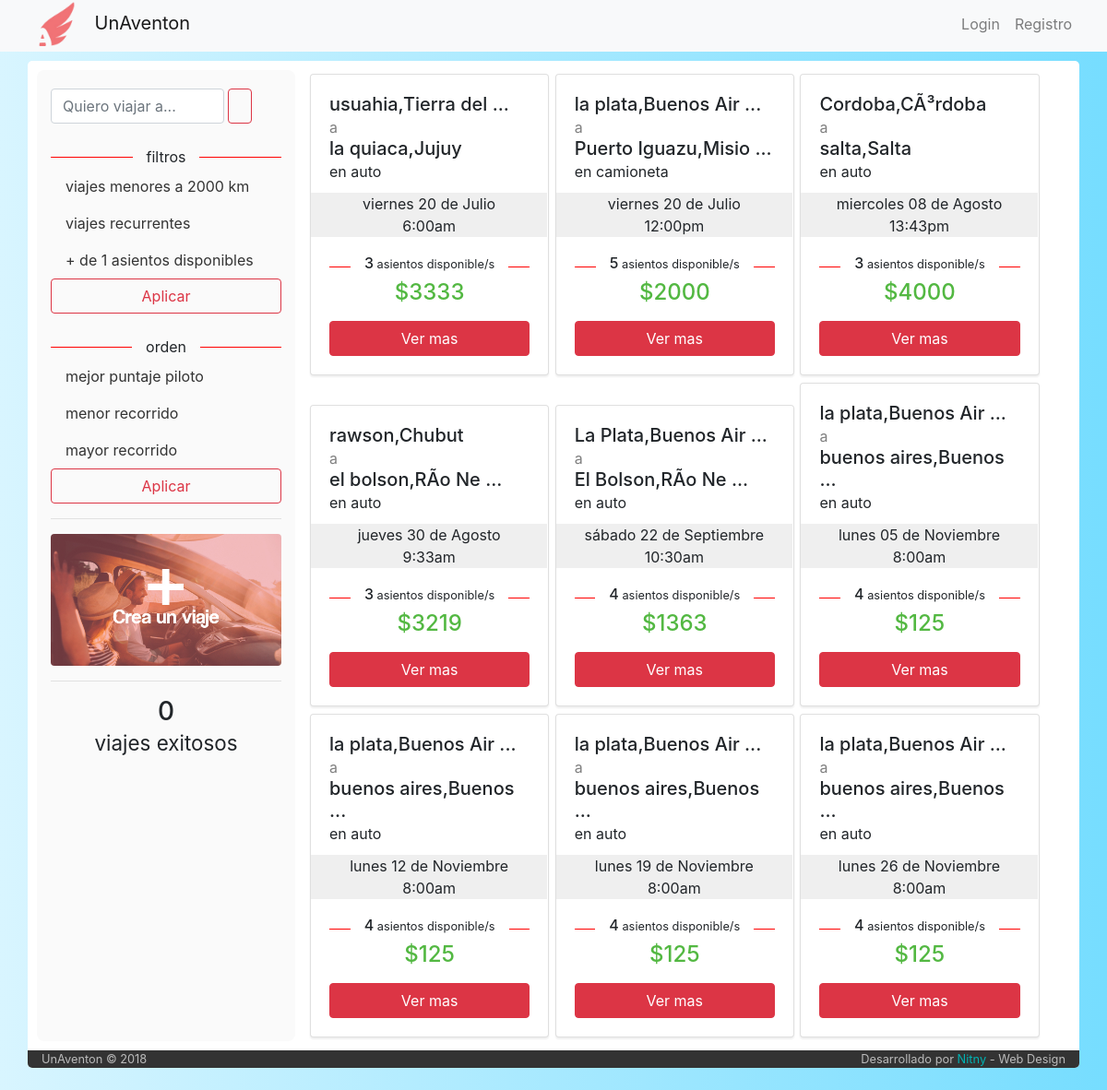
Before: / with the older database file.
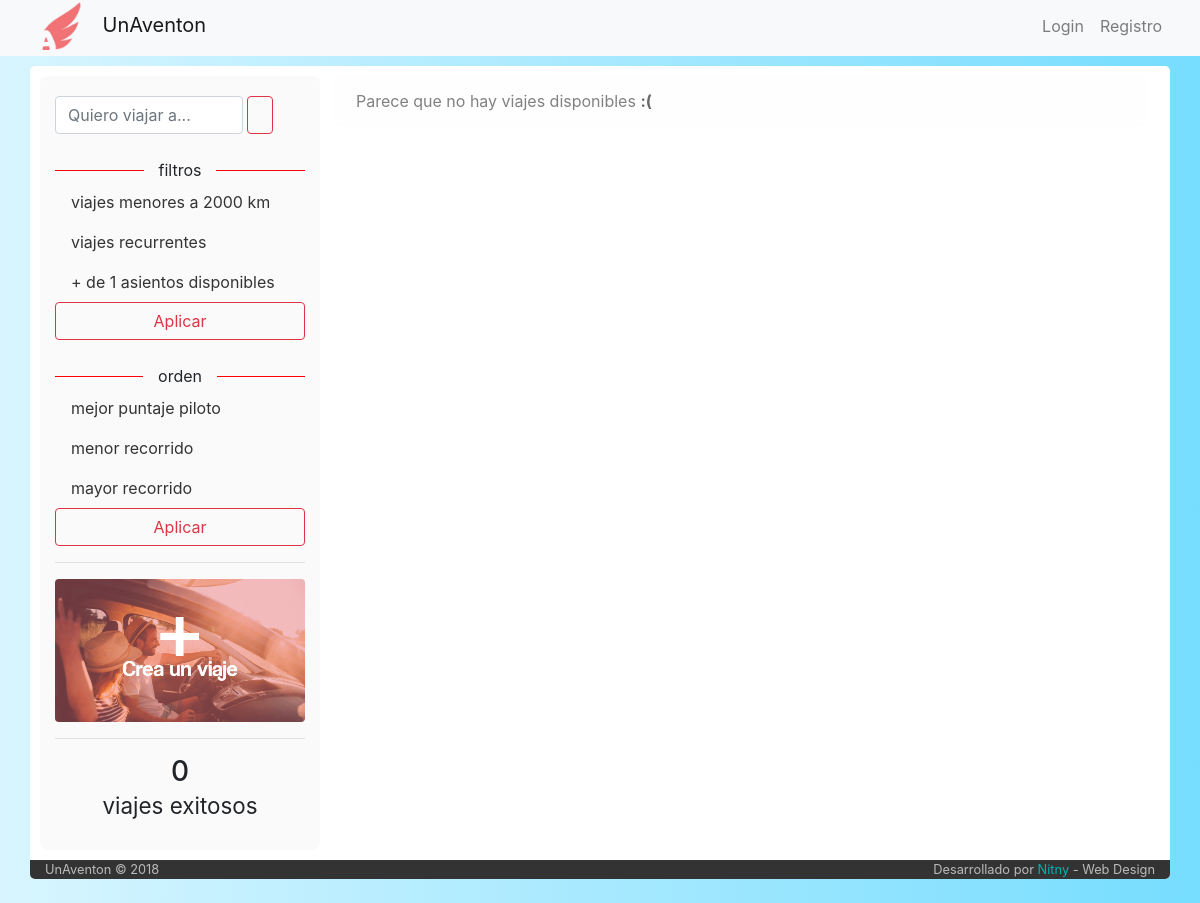
After: the same page with the newer database file.
### tables this page shows
CREATE TABLE IF NOT EXISTS `viaje` (
  `idViaje` int(6) NOT NULL AUTO_INCREMENT,
  `idPiloto` int(6) NOT NULL,
  `idVehiculo` int(6) NOT NULL,
  `fecha_publicacion` datetime NOT NULL,
  `fecha_partida` datetime NOT NULL,
  `tiempo_estimado` int(11) NOT NULL DEFAULT '30',
  `origen` varchar(60) NOT NULL,
  `destino` varchar(60) NOT NULL,
  `asientos_disponibles` int(2) NOT NULL,
  `costo` int(7) NOT NULL,
  `estado` int(1) NOT NULL DEFAULT '1',
  `tipo` varchar(50) NOT NULL DEFAULT 'unico',
  PRIMARY KEY (`idViaje`)
);

CREATE TABLE IF NOT EXISTS `tipo_vehiculo` (
  `idTipo` int(1) NOT NULL AUTO_INCREMENT,
  `icono` varchar(140) DEFAULT NULL,
  `tipo` varchar(11) NOT NULL,
  PRIMARY KEY (`idTipo`)
);

### index.php (called while the page is built, shortened)
<?php
	include ('core/helpers.php');
	include ('php/inicio_body.php');
	$router = new Router;
	$vars = $router->get_variables();
	render($vars);
	include ('php/cierre_body.php');

### controller/home.php (the view, shortened to what this page needs)
<?php
	function render($vars = [])
	{
		?>
		<div class="row" style="padding:10px 10px;">
			<div class="col-md-3" style="background-color: #fafafa; padding: 20px 15px; border-radius: 8px">
				<form class="form-inline my-2 my-lg-0">
				      <input class="form-control mr-sm-1" type="search" aria-label="Search" placeholder="Quiero viajar a..."  style="width: 75%">
				      <button class="btn btn-outline-danger my-2 my-sm-0" type="submit"> <img src="https://png.icons8.com/ios-glyphs/2x/search.png" alt="" style="width:20px; margin-top:-3px"> </button>
				</form>
				<br>
				<div class="strike">
   				<span>filtros</span>
				</div>
				<nav class="nav flex-column">
				  <a class="nav-link active" style="color: #333!important" href="#">viajes menores a 2000 km</a>
				  <a class="nav-link" href="#" style="color: #333!important">viajes recurrentes</a>
				  <a class="nav-link" href="#" style="color: #333!important">+ de 1 asientos disponibles</a>
				</nav>
				<center><button type="button" class="btn btn-outline-danger" style="width:100%">Aplicar</button></center>
				<br>
				<div class="strike">
   				<span>orden</span>
				</div>
				<nav class="nav flex-column">
				  <a class="nav-link active" style="color: #333!important" href="#">mejor puntaje piloto</a>
				  <a class="nav-link" href="#" style="color: #333!important">menor recorrido</a>
				  <a class="nav-link" href="#" style="color: #333!important">mayor recorrido</a>
				</nav>
				<center><button type="button" class="btn btn-outline-danger" style="width:100%">Aplicar</button></center>
				<hr>
				<a href="/altaviaje"><img src="img/boton.jpg" alt="" class="img-fluid boton_crear"></a>
				<hr>
				<h3 style="text-align: center">
				<?php
					include('php/conexion.php');
					$contador=mysqli_query($conexion,"SELECT *
																						from viaje
																						where estado=3")
																						or die ("problmas con el contador");
					echo mysqli_num_rows($contador);
					?>
					<br>
					<small>viajes exitosos</small>
					</h3>
 			</div>
			<div class="col-md-9">
			<?php
			$viajes=mysqli_query($conexion,"SELECT *, tipo_vehiculo.tipo as tipoVehiculo
											from viaje
											inner join usuario on viaje.idPiloto = usuario.idUser
											inner join vehiculo on viaje.idVehiculo = vehiculo.idVehiculo
											inner join tipo_vehiculo on vehiculo.tipo = tipo_vehiculo.idTipo
											where fecha_partida > now() and estado = 1
											order by fecha_partida") or
											die("Problemas en el select:".mysqli_error($conexion));
											if (mysqli_num_rows($viajes) == 0){
							            echo "<div class='alert alert-light' role='alert'>
  																	Parece que no hay viajes disponibles <a href='#' class='alert-link'>:(</a>
																</div>";
							        }
						while ($viaje=mysqli_fetch_array($viajes)){
							$contador_participaciones=mysqli_query($conexion,"SELECT *
																															from participacion
																															where estado=1 and idViaje=$viaje[idViaje]")
																															or die ("problemas en el contador de asientos disponibles");
						  $contador_participaciones = $viaje['asientos_disponibles'] - mysqli_num_rows($contador_participaciones);
							?>
							<div class="card" style="width: 32%; display: inline-block; margin: 4px 1px; box-shadow: 0px 2px 2px #efefef; min-height: 250px">
							  <div class="card-body">
							    <h5 class="card-title"> <span title="<?php echo $viaje['origen'];?>"><?php echo introtext($viaje['origen']); ?></span> <br> <small style="color:grey">a</small> <br> <span title="<?php echo $viaje['destino']; ?>"><?php echo introtext($viaje['destino']); ?></span> <br> <small>en <?php echo $viaje['tipoVehiculo']; ?></small> </h5>
									<div class="row fluid" style="background-color: #EFEFEF; width: 118%; margin-left: -20px">
										<div class="col-md-12">
											<center><?php echo date_toString($viaje['fecha_partida'],"br"); ?></center>
										</div>
									</div>
									<p class="card-text">
										<div class="strike">
											<span><h6><?php if ($contador_participaciones > 0) {
																						echo $contador_participaciones."<small> asientos disponible/s </small>";
																					}
																			else{
																						echo "<small>No quedan asientos</small>";
																			}
											?> </h6></span>
										</div>
										<h4 style="text-align: center; color: #53b842">$<?php
										 																														if ($viaje['asientos_disponibles'] > 0) {echo round($viaje['costo']/$viaje['asientos_disponibles']);}
										 																														else {echo $viaje['costo'];}?></h4>
									</p>
							    <a href="/viaje/<?php echo $viaje['idViaje'];?>/<?php echo $viaje['origen']."-".$viaje['destino'];?>" class="btn btn-danger" style="width: 100%">Ver mas</a>
							  </div>
							</div>
				 <?php } ?>
			 </div>
		</div>
<?php
	}

### php/inicio_body.php (shortened to what this page needs)
<!DOCTYPE html>
<html>
  <head>
    <link rel="stylesheet" href="https://maxcdn.bootstrapcdn.com/bootstrap/4.0.0/css/bootstrap.min.css">
    <link rel="stylesheet" href="/js/Malihu/jquery.mCustomScrollbar.css" />
    <link rel="stylesheet" type="text/css" href="/css/estilo-listado-vehiculos.css">
    <link rel="stylesheet" href="/css/stylo.css">
  </head>
  <body>
    <?php
      include('php/navbar.php');
    ?>
    <div class="container" style="border-radius: 5px; box-shadow: 0 0 0 #fff; margin-top: 10px">

### php/navbar.php (shortened to what this page needs)
<nav class="navbar navbar-expand-lg navbar-light bg-light">
  <div class="container" style="background-color:rgba(0, 0, 0, 0.0); margin-top: -3px; padding: 0 0; box-shadow: 0 0 0 #fff">
  <ul class="nav navbar-nav navbar-logo mx-auto">
      <li class="nav-item">
        <img src="/img/logo.png" alt="logo" style="width: 60px; margin-right: 8px; margin-top: -10px; margin-bottom: -10px">
        <a class="navbar-brand" href="/" style="margin-top: 0px; margin-bottom: -40px;">UnAventon</a>
      </li>
    </ul>
  <div class="collapse navbar-collapse" id="navbarSupportedContent">
      <?php
      if(isset($_SESSION['nombre'])){
        ?>
        <ul class='navbar-nav float-right'>
            <li class="nav-item dropdown">
                <a class="nav-link dropdown-toggle" href="#" id="navbarDropdown" role="button" data-toggle="dropdown" aria-haspopup="true" aria-expanded="false">
                  <?php echo $_SESSION['nombre']." ".$_SESSION['apellido']; ?>
                </a>
                <div class="dropdown-menu" aria-labelledby="navbarDropdown">
                  <a class="dropdown-item" href="/perfil">Mi perfil</a>
                  <a class="dropdown-item" href="/logout">Cerrar sesion</a>
                </div>
            </li>
        </ul>
        <?php
      }
      else {
        echo "<ul class='navbar-nav float-right'>
                <li class='nav-item float-right'>
                  <a class='nav-link' href='/login'>Login</a>
                </li>
                  <a class='nav-link' href='/registro'>Registro</a>
              </ul>";
      }
      ?>
  </div>
</div>
</nav>

### core/helpers.php (shortened to what this page needs)
<?php
function introtext($text) {
  if (strlen($text) > 18) {
      $pos = strpos($text, ' ', "18");
      if ((!$pos) || ($pos > 18)) {
         $pos = 18;
      }
      $text = substr($text, 0, $pos + 1) . " ...";
      return $text;
  }else{
    return $text;
  }
}
function date_toString($fecha,$opc){
  $dias = array("...","lunes","martes","miercoles","jueves","viernes","sábado","domingo");
  $meses = array("Enero","Febrero","Marzo","Abril","Mayo","Junio","Julio","Agosto","Septiembre","Octubre","Noviembre","Diciembre");
  $date = date_create($fecha);
  $string = $dias[date_format($date, 'N')]." ".date_format($date, 'd')." de ".$meses[date_format($date, 'm')-1] ;
  if ($opc =="br"){
    $string .= "<br>";
  }
  else{
    $string .= " - ";
  }
  $string .= date_format($date, 'G:ia');
  return $string;
}

### php/cierre_body.php (shortened to what this page needs)
<div class="row" style="background-color: #333; color: #bbb; border-bottom-left-radius: 5px; border-bottom-right-radius: 5px; ">
  <div class="col-md-12">
    <small class="float-left">UnAventon © 2018</small>
    <small class="float-right">Desarrollado por <span style="color:#00b3b3">Nitny</span> - Web Design</small>
  </div>
</div>
</div>
<br>
</body>
</html>

### css/stylo.css (style rules this page uses)
body { background-color: grey; }

### php/inicio_body.php (style rules this page uses)
body { background-color: #fff; background: linear-gradient(-90deg, #76ddff, #d8f5ff); }
.strike { display: block; text-align: center; overflow: hidden; white-space: nowrap; }
.strike > span { position: relative; display: inline-block; }
.strike > span:before, .strike > span:after { content: ""; position: absolute; top: 50%; width: 9999px; height: 1px; background: grey; }
.strike > span:before { right: 100%; margin-right: 15px; }
.strike > span:after { left: 100%; margin-left: 15px; }
.boton_crear { border-radius: 4px; transition: 0.5s }

Changed rows visible on the page:
removed viaje: origen "usuahia,Tierra del ...", destino "la quiaca,Jujuy", tipo_vehiculo.tipo "auto", fecha_partida "viernes 20 de Julio 6:00am", asientos_disponibles "3", $viaje['costo']/$viaje['asientos_disponibles'] "3333"
removed viaje: origen "la plata,Buenos Air ...", destino "Puerto Iguazu,Misio ...", tipo_vehiculo.tipo "camioneta", fecha_partida "viernes 20 de Julio 12:00pm", asientos_disponibles "5", $viaje['costo']/$viaje['asientos_disponibles'] "2000"
removed viaje: origen "Cordoba,CÃ³rdoba", destino "salta,Salta", tipo_vehiculo.tipo "auto", fecha_partida "miercoles 08 de Agosto 13:43pm", asientos_disponibles "3", $viaje['costo']/$viaje['asientos_disponibles'] "4000"
removed viaje: origen "rawson,Chubut", destino "el bolson,RÃ­o Ne ...", tipo_vehiculo.tipo "auto", fecha_partida "jueves 30 de Agosto 9:33am", asientos_disponibles "3", $viaje['costo']/$viaje['asientos_disponibles'] "3219"
removed viaje: origen "La Plata,Buenos Air ...", destino "El Bolson,RÃ­o Ne ...", tipo_vehiculo.tipo "auto", fecha_partida "sábado 22 de Septiembre 10:30am", asientos_disponibles "4", $viaje['costo']/$viaje['asientos_disponibles'] "1363"
removed viaje: origen "la plata,Buenos Air ...", destino "buenos aires,Buenos ...", tipo_vehiculo.tipo "auto", fecha_partida "lunes 05 de Noviembre 8:00am", asientos_disponibles "4", $viaje['costo']/$viaje['asientos_disponibles'] "125"
removed viaje: origen "la plata,Buenos Air ...", destino "buenos aires,Buenos ...", tipo_vehiculo.tipo "auto", fecha_partida "lunes 12 de Noviembre 8:00am", asientos_disponibles "4", $viaje['costo']/$viaje['asientos_disponibles'] "125"
removed viaje: origen "la plata,Buenos Air ...", destino "buenos aires,Buenos ...", tipo_vehiculo.tipo "auto", fecha_partida "lunes 19 de Noviembre 8:00am", asientos_disponibles "4", $viaje['costo']/$viaje['asientos_disponibles'] "125"
removed viaje: origen "la plata,Buenos Air ...", destino "buenos aires,Buenos ...", tipo_vehiculo.tipo "auto", fecha_partida "lunes 26 de Noviembre 8:00am", asientos_disponibles "4", $viaje['costo']/$viaje['asientos_disponibles'] "125"
Other visible differences:
text now shown: "Parece que no hay viajes disponibles :("
